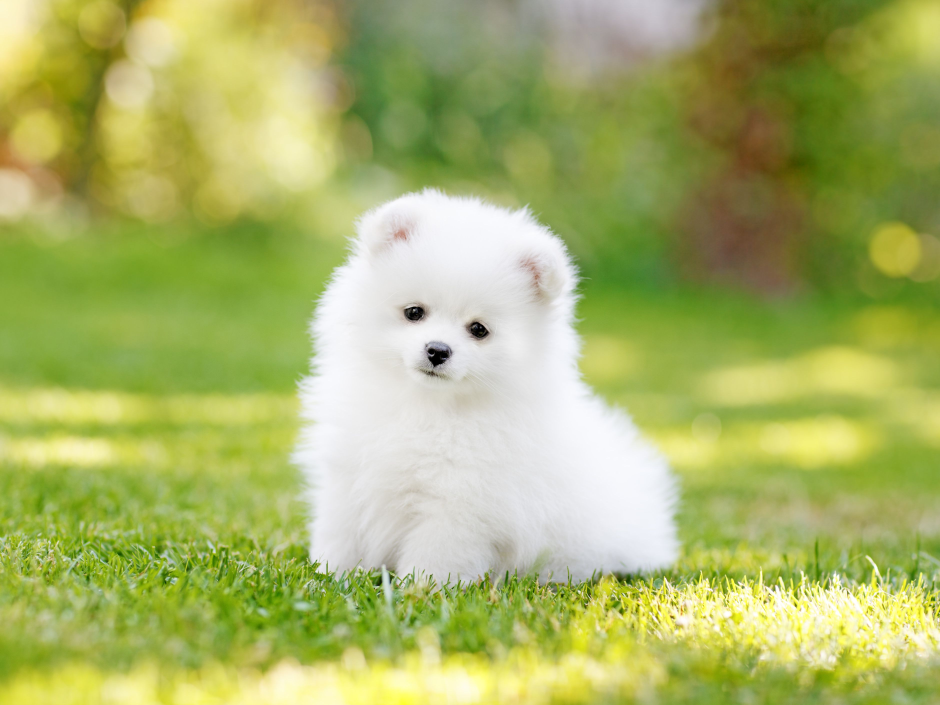
#> input picture Image Processing/Dog.jpg, 3760 x 2820 px (shown at 1/4 size)
$ jupyter execute --allow-errors Image_Processing.ipynb
#> lines starting #> are read from the running program, lines starting #| are printed output that depends on the picture
# Image Processing Using Numpy: With Practical Implementation And Code

### Introduction
Hello Readers!!
NumPy also called Numerical Python is an amazing library open-source Python library for data manipulation and scientific computing. It is used in the domain of linear algebra, Fourier transforms, matrices, and the data science field. which is used. NumPy arrays are way faster than Python Lists. You must have known about Image processing Libraries such as OpenCV, Python Image Library(PIL), Scikit-Image, and many more.

You must be wondering that NumPy is also used for Image Processing. The fundamental idea is that we know images are made up of NumPy ndarrays. So we can manipulate these arrays and play with images

### Table Of Contents
--> Installation of Required Libraries

--> Importing the Required Libraries

--> Opening an Image

--> Details of an image

--> Saving ndarray as Image

--> Rotating an Image

--> Negative of an Image

--> Padding Black Spaces

--> Visualizing RGB Channels

--> Colour Reduction

--> Trim Image

--> Pasting With Slice

--> Binarize Image

--> Flip Image

--> An alternate way to Flip an Image

--> Blending Two Images

--> Masking Images

--> Histogram For Pixel Intensity

### Installation of Required Libraries
Type below commands in Anaconds Prompt and all the required will get installed.

### Importing the Required Libraries
We are using numpy, matplotlib, and Python Imaging Library (PIL) libraries for our further analysis.

[cell 1]
# importing all the required libraries
import numpy as np
import matplotlib.pyplot as plt
from PIL import Image, ImageOps

### Opening an Image
To open an image, we are using the open() method from the PIL Image module. Similarly, we can use the matplotlib library to read and show images. It uses an image module for working with images. It offers two useful methods imread() and imshow()

-->imread() – to read the images

-->imshow() – to display the images

In this analysis, we are using imshow() method to display the image.

### Check the below code for read and displaying an image

[cell 2]
img = np.array(Image.open('Dog.jpg'))
#> img is the input picture: shape (2820, 3760, 3); mean R, G, B 168.4, 178.8, 103.3
plt.figure(figsize=(8,8))
plt.imshow(img)

### Details of an Image
In this section, we will see what is the dimension, shape, and data type of an image. To check the size of the image, we are using the Image.size property. Check the below code:

[cell 3]
print('# of dims: ',img.ndim)     # dimension of an image
#| # of dims:  3
print('Img shape: ',img.shape)    # shape of an image
#| Img shape:  (2820, 3760, 3)
print('Dtype: ',img.dtype)
#| Dtype:  uint8
print(img[20, 20])                # pixel value at [R, G, B]
#| [252 247 205]
print(img[:, :, 2].min())         # min pixel value at channel B
#| 0

### Saving ndarray as Image

To save a ndarray as an image, we are using the Imag.save() method.

[cell 4]
path = 'cute_Dog.jpg'
pil_img = Image.fromarray(img)
pil_img.save(path) #Rotating an Image

We are rotating an image from scratch without using the PIL library. If you would like to rotate an image by using the PIL, then use Image.rotate() method.

### Algorithm: image(ndarray) -> transpose -> mirror image across y axis (middle column)
Check the below code to rotate an image by 90 degrees in a clockwise direction.

[cell 5]
degrees = 90
img = np.array(Image.open('Dog.jpg'))
# img = img.sum(2) / (255*3) # converting to grayscale
fig = plt.figure(figsize=(10, 10))
fig.add_subplot(1, 2, 1)
plt.imshow(img)
plt.title("original")
img0 = img.copy()
for _ in range(degrees // 90):
    img0 = img0.transpose(1, 0, 2)
    for j in range(0, img0.shape[1] // 2):
        c = img0[:, j, :].copy()
        img0[:, j, :] = img0[: , img0.shape[1]-j-1, :]
        img0[: , img0.shape[1]-j-1, :] = c
fig.add_subplot(1, 2, 2)
plt.imshow(img0)
plt.title("rotated")

[cell 6]
plt.imshow(np.rot90(img))

### Negative of an Image
Converting a color image to a negative image is very simple. You to perform only 3 steps for each pixel of the image

->>First, get the RGB values of the pixel

->>Calculate new RGB values using R = 255 – R, G = 255 – G, B = 255- B

->>Finally, save the new RGB values in the pixel

Check the below code to convert an image to a negative image.

[cell 7]
fig = plt.figure(figsize=(10, 10))
img_grey =  img.sum(2) / (255*3)     # 255 * 3 because we added along channel axis previously
fig.add_subplot(1, 2, 1)
plt.imshow(img_grey)
plt.title('Negative of Grey image')
img_N = 255 - img_grey
fig.add_subplot(1, 2, 2)
plt.imshow(img_N)
plt.title('Negative of RGB image')

### Padding Black Spaces
To add black padding around an image, use the below code:

[cell 8]
img = np.array(Image.open('Dog.jpg'))
img_grey = img.sum(2) / (255*3)
img0 = img_grey.copy()
img0 = np.pad(img0, ((100,100),(100,100)), mode='constant')
#> img0: shape (3020, 3960) float64
plt.imshow(img0)

### Visualizing RGB Channels
To split the image into each RGB colors, you can use the below code:

[cell 9]
img = np.array(Image.open('Dog.jpg'))
img_R, img_G, img_B = img.copy(), img.copy(), img.copy()
img_R[:, :, (1, 2)] = 0
img_G[:, :, (0, 2)] = 0
img_B[:, :, (0, 1)] = 0
img_rgb = np.concatenate((img_R,img_G,img_B), axis=1)
plt.figure(figsize=(15, 15))
plt.imshow(img_rgb)

### Colour Reduction
We can reduce the color intensity depends on our needs. Check the below code for color reduction.

[cell 10]
img = np.array(Image.open('Dog.jpg'))
# Making Pixel values discrete by first division by // which gives int and then multiply by the same factor
img_0 = (img // 64) * 64
img_1 = (img // 128) * 128
img_all = np.concatenate((img, img_0, img_1), axis=1)
plt.figure(figsize=(15, 15))
plt.imshow(img_all)

### Trim Image
We can trim an image in Numpy using Array Slicing. Check the below code for trimming an image using python.

[cell 11]
img = np.array(Image.open('Dog.jpg'))
fig = plt.figure(figsize=(10, 10))
fig.add_subplot(1, 2, 1)
plt.imshow(img)
plt.title('Original')
img0 = img[700:-500, 1000:-1000, :] # Trimming is done by adjusting the slicing of array
#> img0: shape (1620, 1760, 3)
fig.add_subplot(1, 2, 2)
plt.imshow(img0)
plt.title('Trimmed')

### Pasting With Slice
We can paste a slice of an image onto another image. Check the below code in Python for pasting a slice of the image.

[cell 12]
src = np.array(Image.open('Dog.jpg').resize((128, 128)))
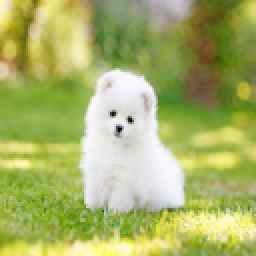
#> src: shape (128, 128, 3) (shown 2 times larger); mean R, G, B 168.4, 178.8, 103.3
dst = np.array(Image.open('Dog.jpg').resize((256, 256))) // 4
dst_copy = dst.copy()
dst_copy[64:128, 128:192] = src[32:96, 32:96]
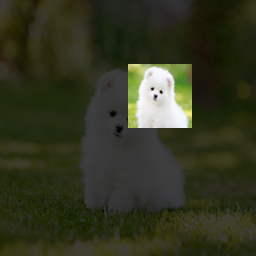
#> dst_copy: shape (256, 256, 3); mean R, G, B 51.4, 54.3, 33.9
fig = plt.figure(figsize=(10, 10))
fig.add_subplot(1, 2, 1)
plt.imshow(src)
plt.title('Original')
fig.add_subplot(1, 2, 2)
plt.imshow(dst_copy)
plt.title('Pasted with slice')

### Binarize Image
We can also binarize an Image using Numpy. Check the below code to binarize an image.

[cell 13]
img = np.array(Image.open('Dog.jpg'))
img_64 = (img > 64) * 255
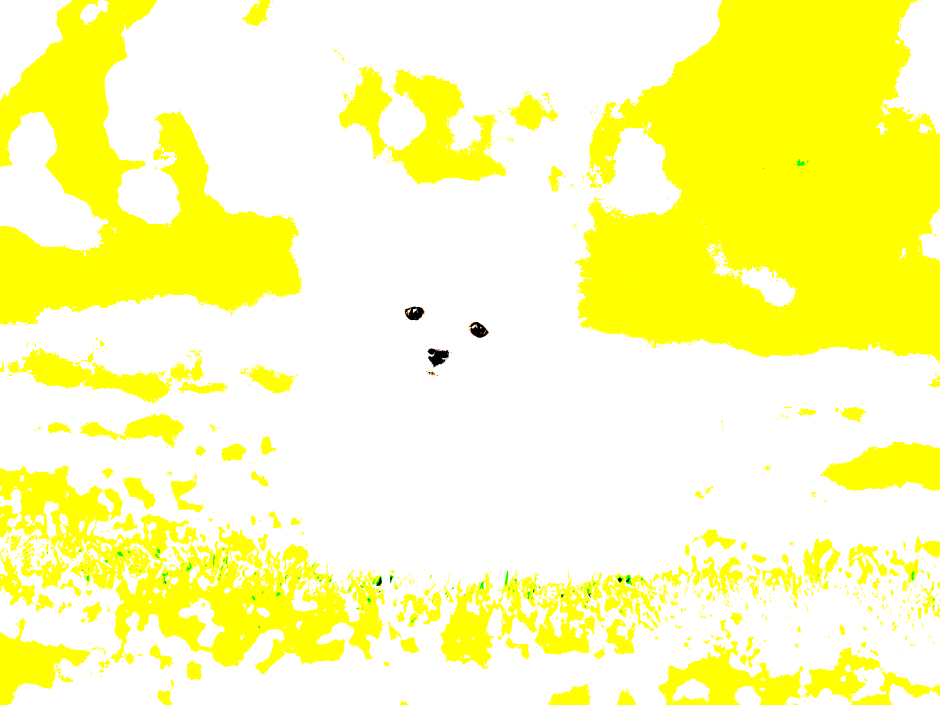
#> img_64: shape (2820, 3760, 3) int64 (shown at 1/4 size); mean R, G, B 254.6, 254.7, 168.4
img_128 = (img > 128) * 255
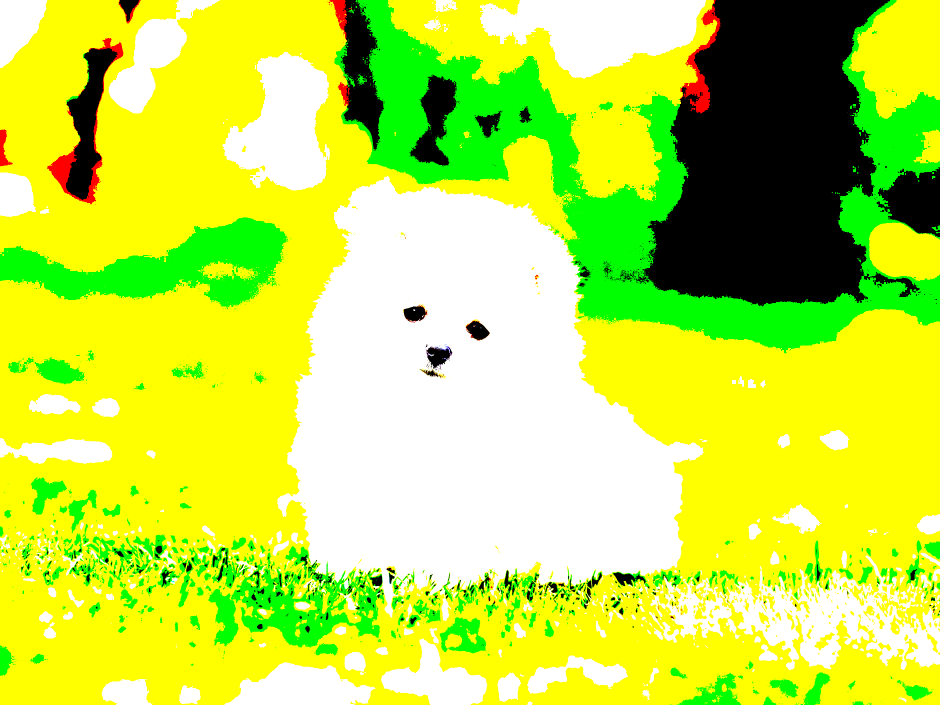
#> img_128: shape (2820, 3760, 3) int64 (shown at 1/4 size); mean R, G, B 195.5, 227.3, 68.4
fig = plt.figure(figsize=(15, 15))
img_all = np.concatenate((img, img_64, img_128), axis=1)
#> (the rest of this cell did not finish here and is left out)

### Flip Image
Check the below code for flipping an image.

[cell 14]
img0 = img.copy()
for i in range(img0.shape[0] // 2):
    c = img0[i, :, :].copy()
    img0[i, :, :] = img0[img0.shape[0] - i - 1, :, :]
    img0[img0.shape[0] - i - 1, :, :] = c
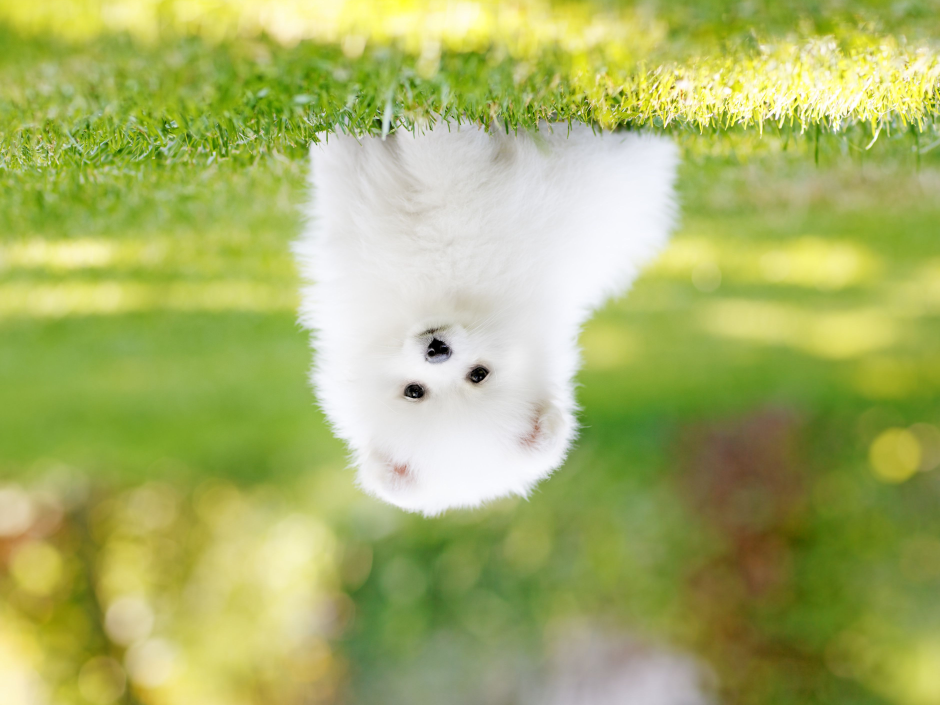
#> img0: shape (2820, 3760, 3) (shown at 1/4 size); mean R, G, B 168.4, 178.8, 103.3
plt.imshow(img0)

### An Alternate way to Flip an Image
->>np.flipud() : [up/down]flips over x-axis

->>np.fliplr() : [left/right]flips over y_axis

Check the below code for Flipping an Image:

[cell 15]
img = np.array(Image.open('Dog.jpg'))
fig = plt.figure(figsize=(10, 10))
fig.add_subplot(1, 2, 1)
plt.imshow(np.flipud(img))
fig.add_subplot(1, 2, 2)
plt.imshow(np.fliplr(img))

### Blending Two Images
If you want to blend two images, then you can do that too. Check the below code

[cell 16]
img = np.array(Image.open('Tree.jpg'))
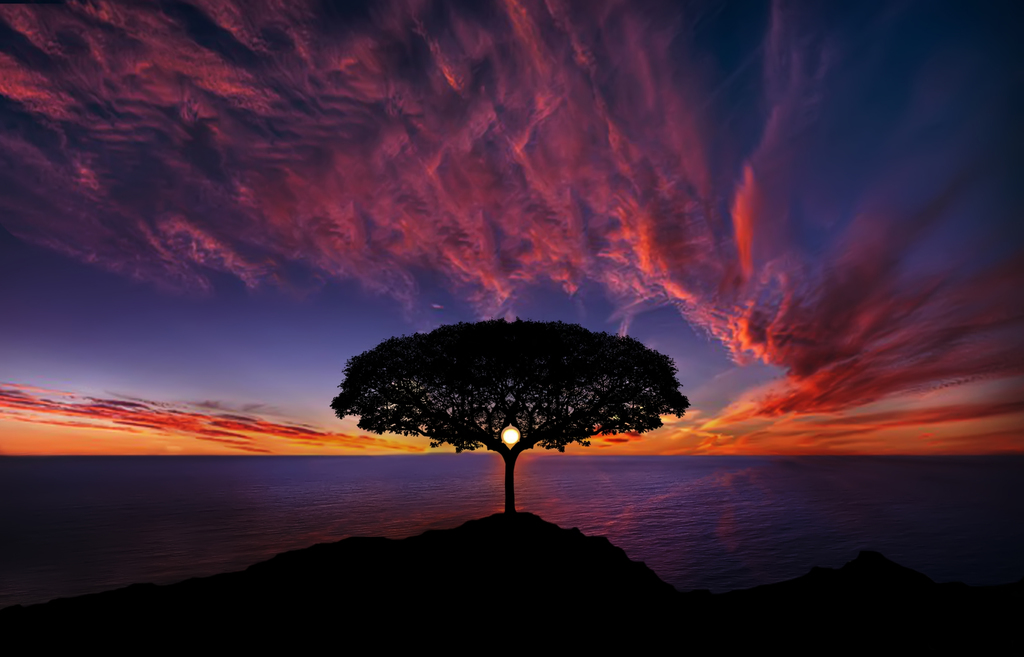
#> input picture Image Processing/Tree.jpg, 1024 x 657 px
#> img is the input picture: shape (657, 1024, 3); mean R, G, B 61.8, 37.4, 55.4
img0 = np.array(Image.open('Dog.jpg').resize(img.shape[1::-1])) # resize takes 2 arguments (WIDTH, HEIGHT)
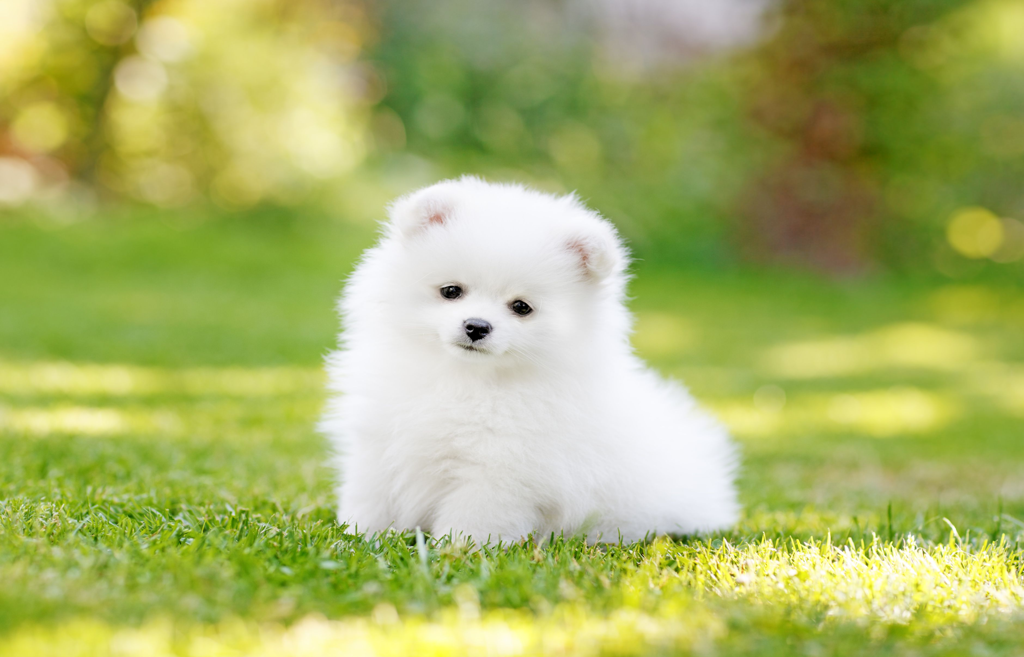
#> img0: shape (657, 1024, 3); mean R, G, B 168.4, 178.8, 103.3
print(img.dtype)
#| uint8
# uint8
dst = (img * 0.3 + img0 * 0.6).astype(np.uint8)   # Blending them in
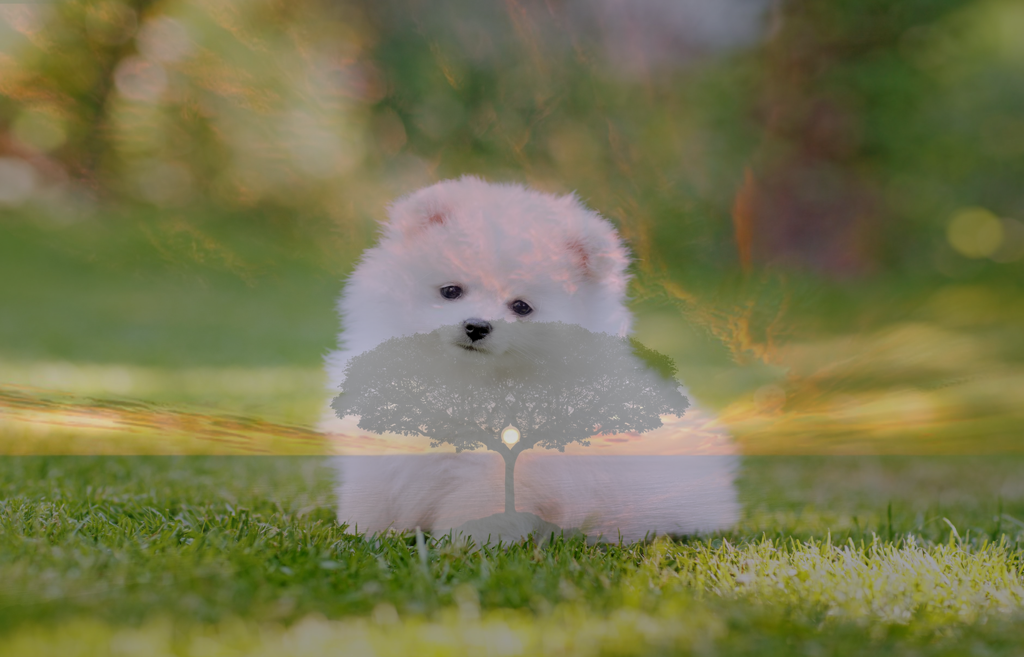
#> dst: shape (657, 1024, 3); mean R, G, B 119.1, 118.1, 78.2
plt.figure(figsize=(10, 10))
plt.imshow(dst)

### Masking Images
Check the below code for masking an image.

[cell 17]
img = np.array(Image.open('Dog.jpg'))
ones = np.ones((img.shape[0] // 2, img.shape[1] // 2, 3))
zeros = np.zeros(((img.shape[0] // 4, img.shape[1] // 4, 3)))
zeros_mid = np.zeros(((img.shape[0] // 2, img.shape[1] // 4, 3)))
up = np.concatenate((zeros, zeros, zeros, zeros), axis=1)
middle = np.concatenate((zeros_mid, ones, zeros_mid), axis=1)
down = np.concatenate((zeros, zeros, zeros, zeros), axis=1)
#> (the rest of this cell did not finish here and is left out)

### Histogram For Pixel Intensity
Let’s draw the histogram using a matplotlib hist() function. Check the below code to draw the Pixel Intensity Histogram

[cell 18]
img = np.array(Image.open('Dog.jpg'))
img_flat = img.flatten()
plt.hist(img_flat, bins=200, range=[0, 256])
plt.title("Number of pixels in each intensity value")
plt.xlabel("Intensity")
plt.ylabel("Number of pixels")
plt.show()
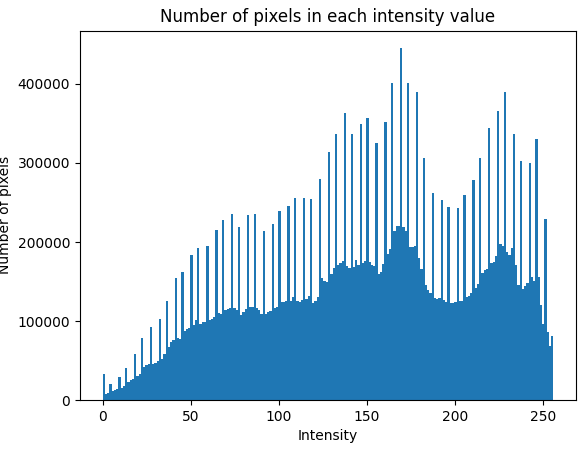
#> figure drawn by matplotlib, 1 panel; tallest bar 445070 high, from x = 169 to 170.2
